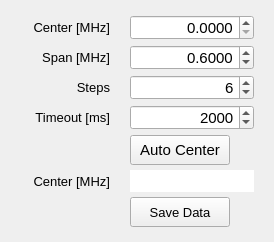
        <widget class="QWidget" name="findCenterWidget">
         <property name="enabled">
          <bool>true</bool>
         </property>
         <property name="geometry">
          <rect>
           <x>0</x>
           <y>0</y>
           <width>274</width>
           <height>226</height>
          </rect>
         </property>
         <property name="autoFillBackground">
          <bool>true</bool>
         </property>
         <attribute name="label">
          <string>Autocenter Tool</string>
         </attribute>
         <layout class="QVBoxLayout" name="verticalLayout_2">
          <property name="spacing">
           <number>10</number>
          </property>
          <property name="leftMargin">
           <number>0</number>
          </property>
          <property name="topMargin">
           <number>10</number>
          </property>
          <property name="rightMargin">
           <number>0</number>
          </property>
          <property name="bottomMargin">
           <number>10</number>
          </property>
          <item>
           <widget class="QWidget" name="widget" native="true">
            <layout class="QFormLayout" name="formLayout_2">
             <property name="sizeConstraint">
              <enum>QLayout::SetDefaultConstraint</enum>
             </property>
             <property name="fieldGrowthPolicy">
              <enum>QFormLayout::ExpandingFieldsGrow</enum>
             </property>
             <property name="formAlignment">
              <set>Qt::AlignCenter</set>
             </property>
             <property name="horizontalSpacing">
              <number>20</number>
             </property>
             <property name="verticalSpacing">
              <number>5</number>
             </property>
             <property name="leftMargin">
              <number>10</number>
             </property>
             <property name="topMargin">
              <number>5</number>
             </property>
             <property name="rightMargin">
              <number>20</number>
             </property>
             <property name="bottomMargin">
              <number>5</number>
             </property>
             <item row="0" column="0">
              <widget class="QLabel" name="freqCenterLabel">
               <property name="sizePolicy">
                <sizepolicy hsizetype="Minimum" vsizetype="Preferred">
                 <horstretch>0</horstretch>
                 <verstretch>0</verstretch>
                </sizepolicy>
               </property>
               <property name="minimumSize">
                <size>
                 <width>100</width>
                 <height>0</height>
                </size>
               </property>
               <property name="font">
                <font>
                 <pointsize>10</pointsize>
                 <weight>50</weight>
                 <bold>false</bold>
                </font>
               </property>
               <property name="text">
                <string>Center [MHz]</string>
               </property>
               <property name="alignment">
                <set>Qt::AlignRight|Qt::AlignTrailing|Qt::AlignVCenter</set>
               </property>
              </widget>
             </item>
             <item row="0" column="1">
              <widget class="QDoubleSpinBox" name="freqCenter_input">
               <property name="sizePolicy">
                <sizepolicy hsizetype="Expanding" vsizetype="Fixed">
                 <horstretch>0</horstretch>
                 <verstretch>0</verstretch>
                </sizepolicy>
               </property>
               <property name="minimumSize">
                <size>
                 <width>90</width>
                 <height>25</height>
                </size>
               </property>
               <property name="maximumSize">
                <size>
                 <width>300</width>
                 <height>25</height>
                </size>
               </property>
               <property name="font">
                <font>
                 <pointsize>11</pointsize>
                 <weight>50</weight>
                 <bold>false</bold>
                </font>
               </property>
               <property name="alignment">
                <set>Qt::AlignRight|Qt::AlignTrailing|Qt::AlignVCenter</set>
               </property>
               <property name="decimals">
                <number>4</number>
               </property>
              </widget>
             </item>
             <item row="1" column="0">
              <widget class="QLabel" name="freqSpanLabel">
               <property name="sizePolicy">
                <sizepolicy hsizetype="Minimum" vsizetype="Preferred">
                 <horstretch>0</horstretch>
                 <verstretch>0</verstretch>
                </sizepolicy>
               </property>
               <property name="minimumSize">
                <size>
                 <width>100</width>
                 <height>0</height>
                </size>
               </property>
               <property name="font">
                <font>
                 <pointsize>10</pointsize>
                 <weight>50</weight>
                 <bold>false</bold>
                </font>
               </property>
               <property name="text">
                <string>Span [MHz]</string>
               </property>
               <property name="alignment">
                <set>Qt::AlignRight|Qt::AlignTrailing|Qt::AlignVCenter</set>
               </property>
              </widget>
             </item>
             <item row="1" column="1">
              <widget class="QDoubleSpinBox" name="freqSpan_input">
               <property name="sizePolicy">
                <sizepolicy hsizetype="Expanding" vsizetype="Fixed">
                 <horstretch>0</horstretch>
                 <verstretch>0</verstretch>
                </sizepolicy>
               </property>
               <property name="minimumSize">
                <size>
                 <width>90</width>
                 <height>25</height>
                </size>
               </property>
               <property name="maximumSize">
                <size>
                 <width>300</width>
                 <height>25</height>
                </size>
               </property>
               <property name="font">
                <font>
                 <pointsize>11</pointsize>
                 <weight>50</weight>
                 <bold>false</bold>
                </font>
               </property>
               <property name="alignment">
                <set>Qt::AlignRight|Qt::AlignTrailing|Qt::AlignVCenter</set>
               </property>
               <property name="decimals">
                <number>4</number>
               </property>
               <property name="value">
                <double>0.600000000000000</double>
               </property>
              </widget>
             </item>
             <item row="2" column="0">
              <widget class="QLabel" name="freqStepsLabel">
               <property name="sizePolicy">
                <sizepolicy hsizetype="Minimum" vsizetype="Preferred">
                 <horstretch>0</horstretch>
                 <verstretch>0</verstretch>
                </sizepolicy>
               </property>
               <property name="minimumSize">
                <size>
                 <width>100</width>
                 <height>0</height>
                </size>
               </property>
               <property name="font">
                <font>
                 <pointsize>10</pointsize>
                 <weight>50</weight>
                 <bold>false</bold>
                </font>
               </property>
               <property name="text">
                <string>Steps</string>
               </property>
               <property name="alignment">
                <set>Qt::AlignRight|Qt::AlignTrailing|Qt::AlignVCenter</set>
               </property>
              </widget>
             </item>
             <item row="3" column="0">
              <widget class="QLabel" name="freqTimeoutLabel">
               <property name="sizePolicy">
                <sizepolicy hsizetype="Minimum" vsizetype="Preferred">
                 <horstretch>0</horstretch>
                 <verstretch>0</verstretch>
                </sizepolicy>
               </property>
               <property name="minimumSize">
                <size>
                 <width>100</width>
                 <height>0</height>
                </size>
               </property>
               <property name="font">
                <font>
                 <pointsize>10</pointsize>
                 <weight>50</weight>
                 <bold>false</bold>
                </font>
               </property>
               <property name="text">
                <string>Timeout [ms]</string>
               </property>
               <property name="alignment">
                <set>Qt::AlignRight|Qt::AlignTrailing|Qt::AlignVCenter</set>
               </property>
              </widget>
             </item>
             <item row="2" column="1">
              <widget class="QSpinBox" name="freqSteps_input">
               <property name="sizePolicy">
                <sizepolicy hsizetype="Expanding" vsizetype="Fixed">
                 <horstretch>0</horstretch>
                 <verstretch>0</verstretch>
                </sizepolicy>
               </property>
               <property name="minimumSize">
                <size>
                 <width>90</width>
                 <height>25</height>
                </size>
               </property>
               <property name="maximumSize">
                <size>
                 <width>300</width>
                 <height>25</height>
                </size>
               </property>
               <property name="font">
                <font>
                 <pointsize>11</pointsize>
                 <weight>50</weight>
                 <bold>false</bold>
                </font>
               </property>
               <property name="alignment">
                <set>Qt::AlignRight|Qt::AlignTrailing|Qt::AlignVCenter</set>
               </property>
               <property name="value">
                <number>6</number>
               </property>
              </widget>
             </item>
             <item row="3" column="1">
              <widget class="QSpinBox" name="freqTimeout_input">
               <property name="sizePolicy">
                <sizepolicy hsizetype="Expanding" vsizetype="Fixed">
                 <horstretch>0</horstretch>
                 <verstretch>0</verstretch>
                </sizepolicy>
               </property>
               <property name="minimumSize">
                <size>
                 <width>90</width>
                 <height>25</height>
                </size>
               </property>
               <property name="maximumSize">
                <size>
                 <width>300</width>
                 <height>25</height>
                </size>
               </property>
               <property name="font">
                <font>
                 <pointsize>11</pointsize>
                 <weight>50</weight>
                 <bold>false</bold>
                </font>
               </property>
               <property name="alignment">
                <set>Qt::AlignRight|Qt::AlignTrailing|Qt::AlignVCenter</set>
               </property>
               <property name="maximum">
                <number>999999</number>
               </property>
               <property name="value">
                <number>2000</number>
               </property>
              </widget>
             </item>
             <item row="4" column="1">
              <widget class="QPushButton" name="autoCenter_btn">
               <property name="sizePolicy">
                <sizepolicy hsizetype="Fixed" vsizetype="Fixed">
                 <horstretch>0</horstretch>
                 <verstretch>0</verstretch>
                </sizepolicy>
               </property>
               <property name="minimumSize">
                <size>
                 <width>100</width>
                 <height>30</height>
                </size>
               </property>
               <property name="maximumSize">
                <size>
                 <width>100</width>
                 <height>30</height>
                </size>
               </property>
               <property name="font">
                <font>
                 <pointsize>11</pointsize>
                 <weight>50</weight>
                 <bold>false</bold>
                </font>
               </property>
               <property name="text">
                <string>Auto Center</string>
               </property>
              </widget>
             </item>
             <item row="5" column="1">
              <widget class="QLineEdit" name="autocenter_output">
               <property name="sizePolicy">
                <sizepolicy hsizetype="Expanding" vsizetype="Fixed">
                 <horstretch>0</horstretch>
                 <verstretch>0</verstretch>
                </sizepolicy>
               </property>
               <property name="minimumSize">
                <size>
                 <width>80</width>
                 <height>22</height>
                </size>
               </property>
               <property name="maximumSize">
                <size>
                 <width>16777215</width>
                 <height>22</height>
                </size>
               </property>
               <property name="frame">
                <bool>false</bool>
               </property>
              </widget>
             </item>
             <item row="5" column="0">
              <widget class="QLabel" name="label_4">
               <property name="sizePolicy">
                <sizepolicy hsizetype="Minimum" vsizetype="Preferred">
                 <horstretch>0</horstretch>
                 <verstretch>0</verstretch>
                </sizepolicy>
               </property>
               <property name="minimumSize">
                <size>
                 <width>100</width>
                 <height>0</height>
                </size>
               </property>
               <property name="font">
                <font>
                 <pointsize>10</pointsize>
                </font>
               </property>
               <property name="text">
                <string>Center [MHz]</string>
               </property>
               <property name="alignment">
                <set>Qt::AlignRight|Qt::AlignTrailing|Qt::AlignVCenter</set>
               </property>
              </widget>
             </item>
             <item row="6" column="1">
              <widget class="QPushButton" name="autoCenter_save_btn">
               <property name="sizePolicy">
                <sizepolicy hsizetype="Fixed" vsizetype="Fixed">
                 <horstretch>0</horstretch>
                 <verstretch>0</verstretch>
                </sizepolicy>
               </property>
               <property name="minimumSize">
                <size>
                 <width>100</width>
                 <height>30</height>
                </size>
               </property>
               <property name="maximumSize">
                <size>
                 <width>100</width>
                 <height>30</height>
                </size>
               </property>
               <property name="font">
                <font>
                 <pointsize>10</pointsize>
                </font>
               </property>
               <property name="text">
                <string>Save Data</string>
               </property>
              </widget>
             </item>
            </layout>
           </widget>
          </item>
         </layout>
        </widget>
